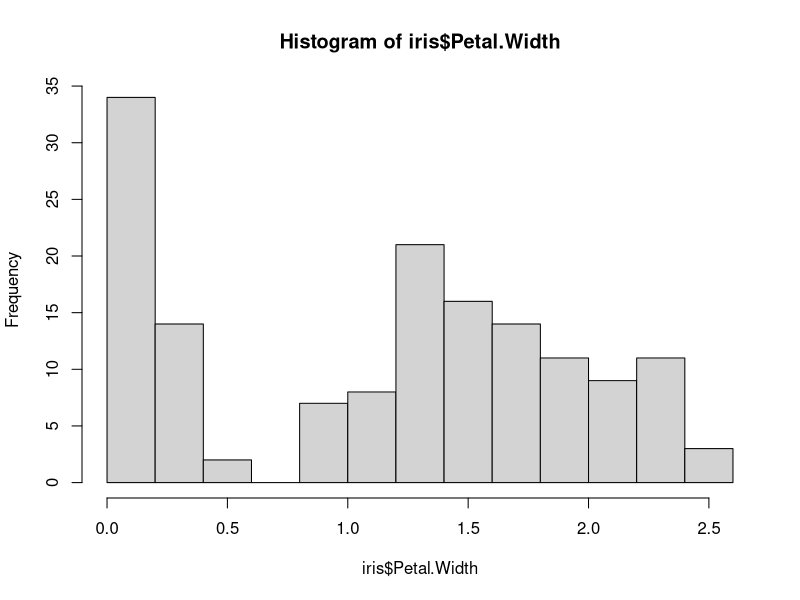
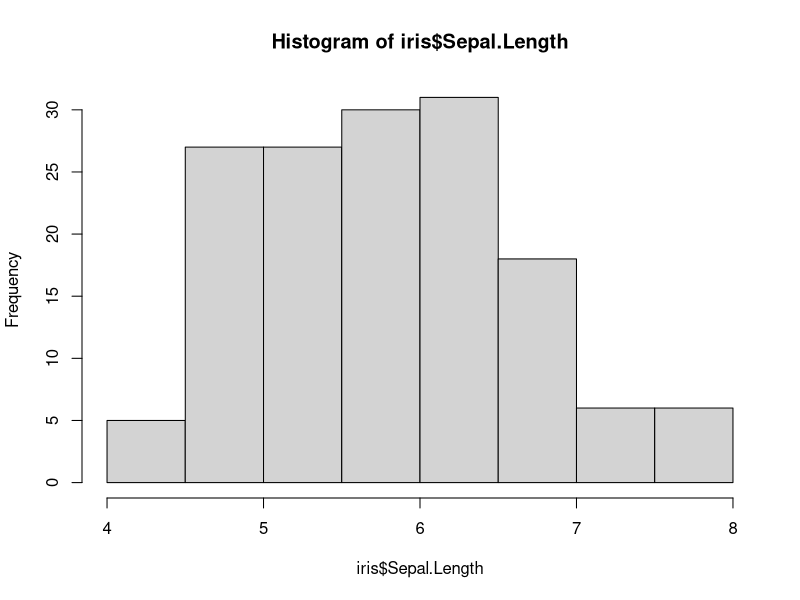
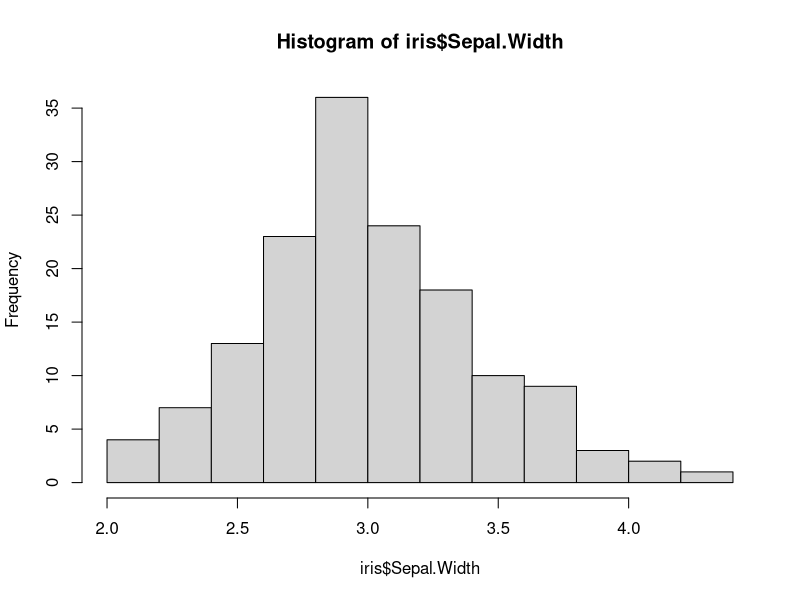
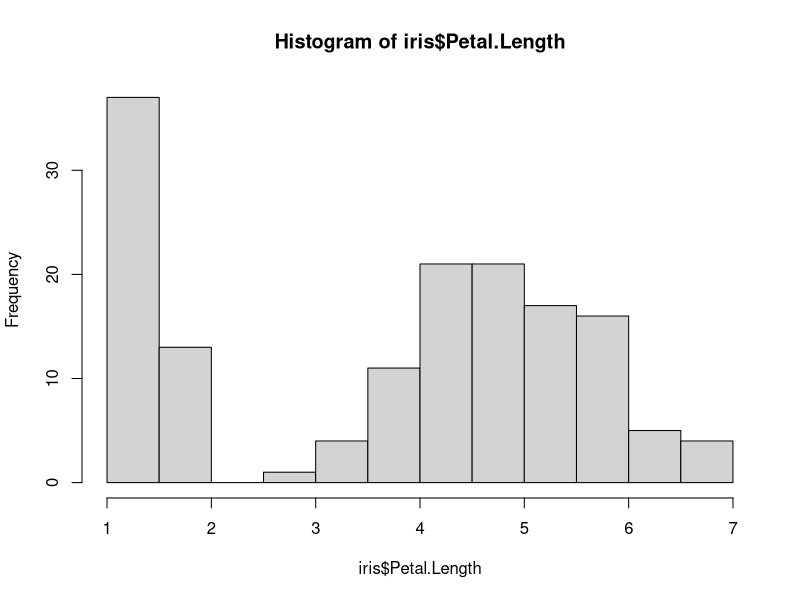

These charts were generated, in order, by the following R code: (Note: this script raises an error after producing the figures.)
# One and two tailed t-test using the sample iris dataset #

######################################

# Written by Sahill S Sharma - 25/12/2023 #

######################################

# load the iris data
library(datasets)

iris
irisdata <- iris

# summary statistics for the iris data
summary(iris)
hist(iris$Petal.Width) # not norm dist
hist(iris$Sepal.Length) #looks roughly bell-shaped
hist(iris$Sepal.Width) # looks very bell-shaped
hist(iris$Petal.Length) # not norm dist

# lets run t-tests on sepal.length and sepal.width, as these look the most normally distributed in sample

##################################################################################################################

#Q1
# (For sepal.length) H0: Population mean = 6
#                    H1: Population mean != 6

# calculate t-statistic (xbar - mu)/(s/sqrt(n))
sdseplnth <- sd(iris$Sepal.Length)
tstat <- ((5.843 - 6)/(0.823/sqrt(150)))
tstat
# abs(t-statistic) = 2.336391 (149 df)

# get the critical value, at 5% level of significance
?qt
qt(p=.05/2, df=149, lower.tail=FALSE)
# critical value = 1.976013

# Since 2.34 > 1.98 (2 d.p), we reject H0 and conclude there is sufficient evidence at 5% significance level
# to conclude that the population mean for Sepal Length is NOT 6. 

##################################################################################################################

#Q2
# (For sepal.width) H0: Population mean = 3
#                    H1: Population mean != 3

# calculate t-statistic (xbar - mu)/(s/sqrt(n))

sdsepwdth # sample st.dev = 0.4358663
tstatwidth <- ((3.057 - 3)/(0.4359/sqrt(150)))
tstatwidth
# abs(t-statistic) = 1.601525 (149 df)

qt(p=.05/2, df=149, lower.tail=FALSE)
# critical value = 1.976013

# Conclusion: as the test statistic of 1.60 < critical value of 1.98 (2 d.p), we fail to reject the null hypothesis
# and conclude that the population mean for sepal width could indeed be 3. 



# For sepal length, proven with statistical significance above the pop mean cannot be 6. 
# Run a one-tailed t-test to see if it could be greater/less than 6. 

##################################################################################################################

#Q3a
# (For sepal.length) H0: Population mean = 6
#                    H1: Population mean > 6

# calculate t-statistic (xbar - mu)/(s/sqrt(n))
sdseplnth <- sd(iris$Sepal.Length)
tstat <- ((5.843 - 6)/(0.823/sqrt(150)))
tstat
# abs(t-statistic) = 2.336391 (149 df)

# test statistic (p=0.05 as we are testing one tail only)
qt(p=.05, df=149, lower.tail=FALSE)
# critical value = 1.65

# 2.34 > 1.65, therefore reject H0, conclude population mean could be greater than 6. 



